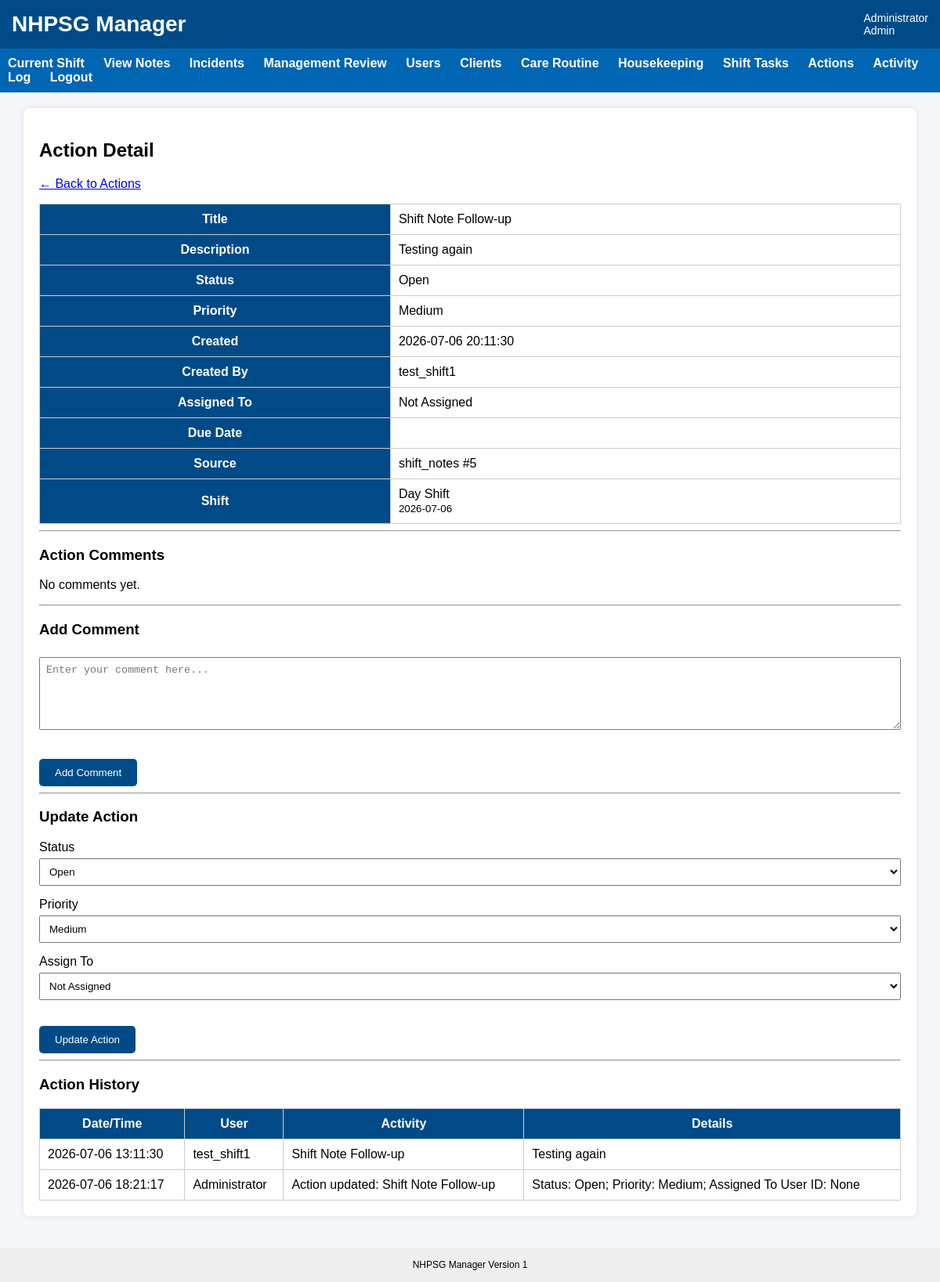
Screenshot of /action/1 (signed in) with the database file from the repository.
### tables this page shows
CREATE TABLE users (
    user_id INTEGER PRIMARY KEY AUTOINCREMENT,
    username TEXT UNIQUE NOT NULL,
    password_hash TEXT NOT NULL,
    full_name TEXT NOT NULL,
    role TEXT NOT NULL,
    active INTEGER NOT NULL DEFAULT 1
, must_change_password INTEGER NOT NULL DEFAULT 0, password_reset_at TEXT, password_reset_by INTEGER, last_password_changed_at TEXT);

CREATE TABLE action_items (
    action_id INTEGER PRIMARY KEY AUTOINCREMENT,

    title TEXT NOT NULL,
    description TEXT,

    status TEXT DEFAULT 'Open',
    priority TEXT DEFAULT 'Medium',

    source_table TEXT,
    source_id INTEGER,

    assigned_to_user_id INTEGER,
    created_by_user_id INTEGER,

    due_date TEXT,

    acknowledged_at TEXT,
    completed_at TEXT,
    closed_at TEXT,

    created_at TEXT DEFAULT CURRENT_TIMESTAMP
, shift_id INTEGER);

CREATE TABLE shifts (
    shift_id INTEGER PRIMARY KEY AUTOINCREMENT,
    client_id INTEGER NOT NULL,
    shift_date TEXT NOT NULL,
    shift_type TEXT NOT NULL,
    status TEXT NOT NULL DEFAULT 'Open',

    scheduled_start_time TEXT,
    scheduled_end_time TEXT,

    created_at TEXT DEFAULT CURRENT_TIMESTAMP,
    closed_at TEXT
);

CREATE TABLE "activity_log" (
	"activity_id"	INTEGER,
	"activity_datetime"	TEXT DEFAULT CURRENT_TIMESTAMP,
	"activity_class"	TEXT NOT NULL,
	"activity_type"	TEXT NOT NULL,
	"user_id"	INTEGER,
	"client_id"	INTEGER,
	"shift_id"	INTEGER,
	"related_table"	TEXT,
	"related_id"	INTEGER,
	"summary"	TEXT NOT NULL,
	"details"	TEXT,
	"created_at"	TEXT DEFAULT CURRENT_TIMESTAMP, success INTEGER DEFAULT 1,
	PRIMARY KEY("activity_id" AUTOINCREMENT)
);

### app.py (the view, shortened to what this page needs)
@app.route("/action/<int:action_id>", methods=["GET", "POST"])
def action_detail(action_id):
    if "user_id" not in session:
        return redirect(url_for("login"))
    if session["role"] not in ["Admin", "Program Manager", "Director"]:
        return "Access denied", 403
    conn = get_db()
    action = conn.execute("""
        SELECT *
        FROM action_items
        WHERE action_id = ?
    """, (action_id,)).fetchone()
    if action is None:
        conn.close()
        return "Action not found", 404
    users = conn.execute("""
        SELECT user_id, full_name, role
        FROM users
        WHERE active = 1
        ORDER BY full_name
    """).fetchall()
    action = conn.execute("""
        SELECT
            ai.*,
            u.full_name AS assigned_to,
            cu.full_name AS created_by,
            s.shift_type,
            s.shift_date
        FROM action_items ai

        LEFT JOIN users u
            ON ai.assigned_to_user_id = u.user_id

        LEFT JOIN users cu
            ON ai.created_by_user_id = cu.user_id

        LEFT JOIN shifts s
            ON ai.shift_id = s.shift_id

        WHERE ai.action_id = ?
    """, (action_id,)).fetchone()
    comments = conn.execute("""
        SELECT
            ac.*,
            u.full_name
        FROM action_comments ac

        LEFT JOIN users u
            ON ac.user_id = u.user_id

        WHERE ac.action_id = ?

        ORDER BY ac.created_at
    """, (action_id,)).fetchall()
    history = conn.execute("""
        SELECT
            al.*,
            u.full_name
        FROM activity_log al

        LEFT JOIN users u
          ON al.user_id = u.user_id

        WHERE al.related_table = 'action_items'
        AND al.related_id = ?

        ORDER BY al.activity_datetime
    """, (action_id,)).fetchall()
    conn.close()
    return render_template(
        "action_detail.html",
        action=action,
        users=users,
        comments=comments,
        history=history
    )

### app.py (called while the page is built, shortened)
@app.before_request
def enforce_session_timeout():
    if "user_id" not in session:
        return None
    if request.endpoint in [
        "static",
        "login",
        "logout",
        "session_timeout"
    ]:
        return None
    current_time = time.time()
    last_activity = session.get("last_activity")
    if last_activity is not None:
        inactive_seconds = current_time - last_activity
    session["last_activity"] = current_time
    return None

@app.context_processor
def inject_session_timeout_settings():
    return {
        "session_timeout_seconds": SESSION_TIMEOUT_SECONDS,
        "session_warning_seconds": SESSION_WARNING_SECONDS
    }

def get_db():
    print("Using database:", os.path.abspath(DB_NAME))
    conn = sqlite3.connect(DB_NAME)
    conn.row_factory = sqlite3.Row
    return conn

### templates/action_detail.html (shortened to what this page needs)
{% extends "base.html" %}
{% block content %}
<div class="card">
    <h2>Action Detail</h2>
    <p>
        <a href="/actions">← Back to Actions</a>
    </p>
    <table>
        <tr>
            <th>Title</th>
            <td>{{ action.title }}</td>
        </tr>
        <tr>
            <th>Description</th>
            <td>{{ action.description or "" }}</td>
        </tr>
        <tr>
            <th>Status</th>
            <td>{{ action.status }}</td>
        </tr>
        <tr>
            <th>Priority</th>
            <td>{{ action.priority }}</td>
        </tr>
        <tr>
            <th>Created</th>
            <td>{{ action.created_at }}</td>
        </tr>
        <tr>
            <th>Created By</th>
            <td>{{ action.created_by or "" }}</td>
        </tr>
        <tr>
            <th>Assigned To</th>
            <td>{{ action.assigned_to or "Not Assigned" }}</td>
        </tr>
        <tr>
            <th>Due Date</th>
            <td>{{ action.due_date or "" }}</td>
        </tr>
        <tr>
            <th>Source</th>
            <td>
                {{ action.source_table }}
                {% if action.source_id %}
                    #{{ action.source_id }}
                {% endif %}
            </td>
        </tr>
        <tr>
            <th>Shift</th>
            <td>
                {% if action.shift_id %}
                    {{ action.shift_type }} Shift<br>
                    <small>{{ action.shift_date }}</small>
                {% endif %}
            </td>
        </tr>
    </table>
    <hr>
    <h3>Action Comments</h3>
    {% if comments %}
        {% for comment in comments %}
            <div class="card" style="margin-bottom:15px;">
                <strong>{{ comment.full_name }}</strong><br>
                <small>{{ comment.created_at }}</small>
                <p>{{ comment.comment }}</p>
            </div>
        {% endfor %}
    {% else %}
        <p>No comments yet.</p>
    {% endif %}
    <hr>
    <h3>Add Comment</h3>
    <form method="post">
        <textarea
            name="comment"
            rows="5"
            style="width:100%;"
            placeholder="Enter your comment here..."
            required></textarea>
        <br><br>
        <button type="submit">
            Add Comment
        </button>
    </form>
    <hr>
    <h3>Update Action</h3>
    <form method="post">
        <label>Status</label>
        <select name="status">
            <option value="Open" {% if action.status == "Open" %}selected{% endif %}>Open</option>
        </select>
        <label>Priority</label>
        <select name="priority">
            <option value="Medium" {% if action.priority == "Medium" %}selected{% endif %}>Medium</option>
        </select>
        <label>Assign To</label>
        <select name="assigned_to_user_id">
            <option value="">Not Assigned</option>
        </select>
        <br><br>
        <button type="submit">
            Update Action
        </button>
    </form>
	<hr>
	<h3>Action History</h3>
	{% if history %}
		<table>
			<tr>
				<th>Date/Time</th>
				<th>User</th>
				<th>Activity</th>
				<th>Details</th>
			</tr>
			{% for item in history %}
			<tr>
				<td>{{ item.activity_datetime }}</td>
				<td>{{ item.full_name or "" }}</td>
				<td>{{ item.summary }}</td>
				<td>{{ item.details or "" }}</td>
			</tr>
			{% endfor %}
		</table>
	{% else %}
    <p>No history found.</p>
{% endif %}
</div>
{% endblock %}

### templates/base.html (shortened to what this page needs)
<!DOCTYPE html>
<html>
<head>
    <link rel="stylesheet"
          href="{{ url_for('static', filename='css/style.css') }}">
</head>
<body>
<div class="header">
    <div class="title">
        NHPSG Manager
    </div>
    <div class="user">
        {% if session.full_name %}
            {{ session.full_name }}
            <br>
            {{ session.role }}
        {% endif %}
    </div>
</div>
{% if session.user_id %}
<div class="nav">
    <a href="{{ url_for('dashboard') }}">
        Current Shift
    </a>
    <a href="{{ url_for('shift_notes') }}">
        View Notes
    </a>
    <a href="{{ url_for('incident_list') }}">
        Incidents
    </a>
    {% if session.role in ["Admin", "Program Manager", "Director"] %}
        <a href="{{ url_for('manager_review_hub') }}">
            Management Review
        </a>
        <a href="{{ url_for('users') }}">
            Users
        </a>
        <a href="{{ url_for('clients') }}">
            Clients
        </a>
        <a href="{{ url_for('care_tasks') }}">
            Care Routine
        </a>
        <a href="{{ url_for('housekeeping_tasks') }}">
            Housekeeping
        </a>
        <a href="{{ url_for('shift_tasks') }}">
            Shift Tasks
        </a>
        <a href="{{ url_for('actions') }}">
            Actions
        </a>
        <a href="{{ url_for('activity_log') }}">
            Activity Log
        </a>
    {% endif %}
    <a href="{{ url_for('logout') }}">
        Logout
    </a>
</div>
{% endif %}
<div class="container">
{% block content %}
{% endblock %}
</div>
<div class="footer">
    NHPSG Manager
    Version 1
</div>
</body>
</html>

### static/css/style.css (style rules this page uses)
body { font-family: Arial, Helvetica, sans-serif; margin:0; background:#f5f7fa; }
.header { background:#004b87; color:white; padding:15px; display:flex; justify-content:space-between; align-items:center; }
.title { font-size:28px; font-weight:bold; }
.user { font-size:14px; }
.nav { background:#0066b3; padding:10px; }
.nav a { color:white; text-decoration:none; margin-right:20px; font-weight:bold; }
.container { width:95%; margin:auto; margin-top:20px; }
.card { background:white; padding:20px; border-radius:8px; box-shadow:0px 0px 8px rgba(0,0,0,0.1); margin-bottom:20px; }
button { background:#004b87; color:white; border:none; padding:10px 20px; cursor:pointer; border-radius:5px; }
input, select, textarea { width:100%; padding:8px; margin-top:5px; margin-bottom:15px; box-sizing:border-box; }
table { width:100%; border-collapse:collapse; }
th { background:#004b87; color:white; }
td,th { padding:10px; border:1px solid #cccccc; }
.footer { margin-top:40px; padding:15px; background:#eeeeee; text-align:center; font-size:12px; }

### rows the page displays
users: full_name "Administrator"
action_items: title "Shift Note Follow-up", description "Testing again", status "Open", priority "Medium", created_at "2026-07-06 20:11:30", source_table "shift_notes", source_id "5"
users: full_name "test_shift1"
shifts: shift_type "Day", shift_date "2026-07-06"
activity_log: activity_datetime "2026-07-06 13:11:30", full_name "test_shift1", summary "Shift Note Follow-up", details "Testing again"
activity_log: activity_datetime "2026-07-06 18:21:17", full_name "Administrator", summary "Action updated: Shift Note Follow-up", details "Status: Open; Priority: Medium; Assigned To User ID: None"

### other values shown
{{ session.role }} "Admin"
{{ action.assigned_to or "Not Assigned" }} "Not Assigned"
